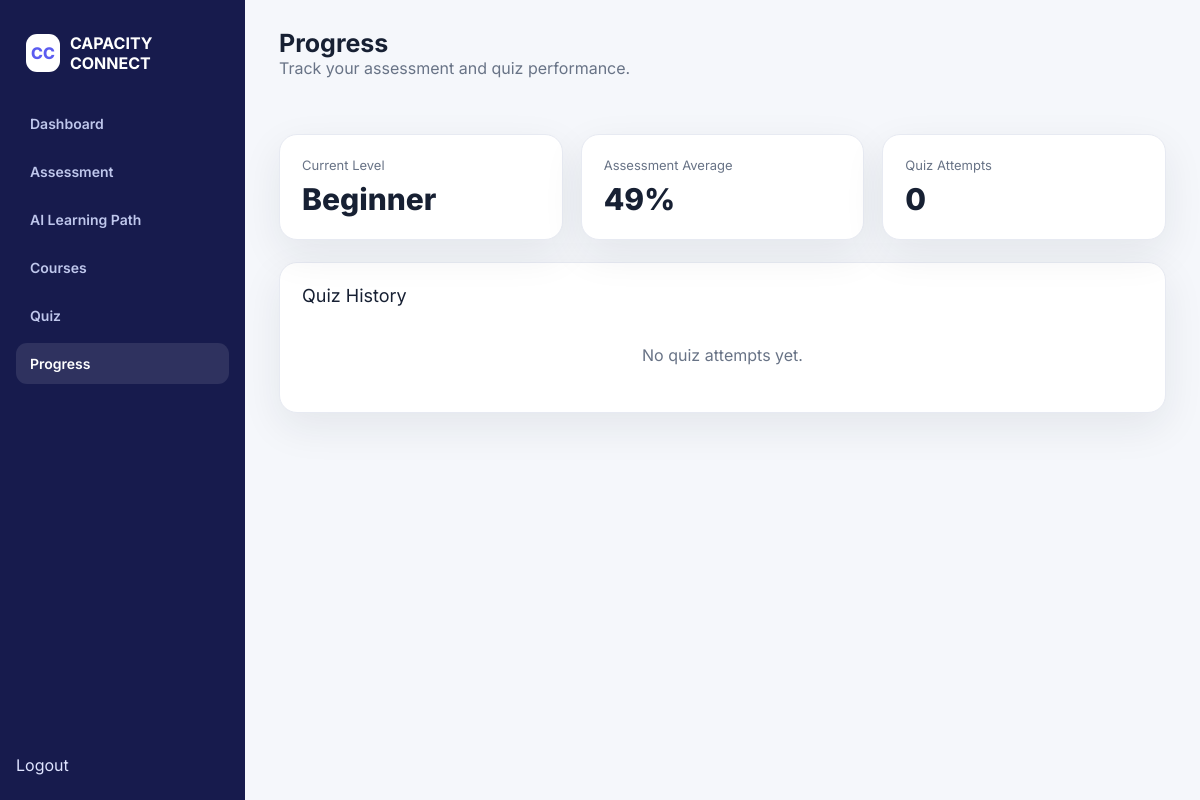
The page /progress (signed in) on the database as committed earlier.
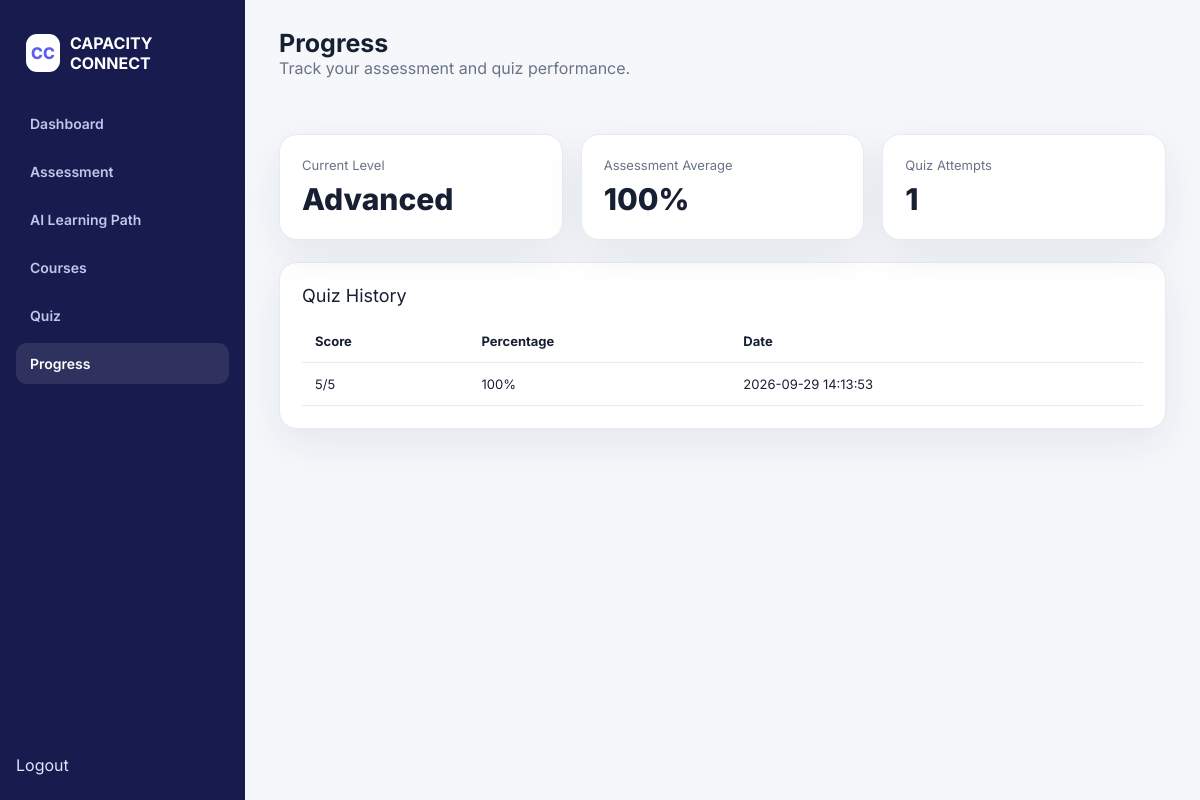
The same page on the database as committed later.
### tables this page shows
CREATE TABLE assessments (

            id INTEGER PRIMARY KEY AUTOINCREMENT,

            user_id INTEGER NOT NULL,

            python_score INTEGER,

            programming_score INTEGER,

            database_score INTEGER,

            web_score INTEGER,

            data_score INTEGER,

            average_score REAL,

            level TEXT,

            created_at TIMESTAMP DEFAULT CURRENT_TIMESTAMP,

            FOREIGN KEY(user_id)
                REFERENCES users(id)

        );

CREATE TABLE quiz_results (

            id INTEGER PRIMARY KEY AUTOINCREMENT,

            user_id INTEGER NOT NULL,

            score INTEGER,

            percentage REAL,

            created_at TIMESTAMP DEFAULT CURRENT_TIMESTAMP,

            FOREIGN KEY(user_id)
                REFERENCES users(id)

        );

### app.py (the view)
@app.route("/progress")
def progress():
    if "user_id" not in session:
        return redirect(url_for("login"))
    progress_data = get_user_progress(
        session["user_id"]
    )
    assessment_data = get_latest_assessment(
        session["user_id"]
    )
    return render_template(
        "progress.html",
        name=session.get("name"),
        progress=progress_data,
        assessment=assessment_data
    )

### models/database.py (called while the page is built)
def get_connection():
    connection = sqlite3.connect(
        DATABASE_PATH
    )
    connection.row_factory = sqlite3.Row
    return connection

def get_latest_assessment(user_id):
    connection = get_connection()
    cursor = connection.cursor()
    cursor.execute("""
        SELECT *
        FROM assessments

        WHERE user_id = ?

        ORDER BY created_at DESC

        LIMIT 1
    """, (user_id,))
    assessment = cursor.fetchone()
    connection.close()
    return assessment

def get_user_progress(user_id):
    connection = get_connection()
    cursor = connection.cursor()
    cursor.execute("""
        SELECT *
        FROM quiz_results

        WHERE user_id = ?

        ORDER BY created_at DESC
    """, (user_id,))
    progress = cursor.fetchall()
    connection.close()
    return progress

### templates/progress.html (shortened to what this page needs)
<!doctype html><html><head><meta charset="UTF-8"><meta name="viewport" content="width=device-width,initial-scale=1.0"><title>Progress | Capacity Connect</title><link rel="stylesheet" href="{{ url_for('static',filename='css/style.css') }}"></head><body><div class="app"><aside class="sidebar"><div class="side-brand"><span>CC</span><strong>CAPACITY CONNECT</strong></div><nav class="nav"><a class="" href="/dashboard"> Dashboard</a><a class="" href="/assessment"> Assessment</a><a class="" href="/learning-path"> AI Learning Path</a><a class="" href="/courses"> Courses</a><a class="" href="/quiz"> Quiz</a><a class="active" href="/progress"> Progress</a></nav><a class="nav logout" href="/logout"><span>Logout</span></a></aside><main class="main"><div class="topbar"><div><h1>Progress </h1><p class="subtitle">Track your assessment and quiz performance.</p></div></div><div class="grid"><div class="card"><div class="stat-label">Current Level</div><div class="stat-value">{{assessment['level'] if assessment else '—'}}</div></div><div class="card"><div class="stat-label">Assessment Average</div><div class="stat-value">{{'%.0f'|format(assessment['average_score']) if assessment else '—'}}%</div></div><div class="card"><div class="stat-label">Quiz Attempts</div><div class="stat-value">{{progress|length}}</div></div></div><div class="section card"><div class="section-title">Quiz History</div>{% if progress %}<table class="table"><tr><th>Score</th><th>Percentage</th><th>Date</th></tr>{% for item in progress %}<tr><td>{{item['score']}}/5</td><td>{{'%.0f'|format(item['percentage'])}}%</td><td>{{item['created_at']}}</td></tr>{% endfor %}</table>{% else %}<div class="empty">No quiz attempts yet.</div>{% endif %}</div></main></div></body></html>

### static/css/style.css (style rules this page uses)
* { box-sizing:border-box;margin:0;padding:0 }
:root { --bg:#f5f7fb;--card:#fff;--text:#172033;--muted:#687386;--primary:#5b5cf0;--primary2:#7c3aed;--border:#e7eaf2;--shadow:0 14px 40px rgba(31,41,55,.08) }
body { font-family:Inter,Arial,sans-serif;background:var(--bg);color:var(--text);min-height:100vh }
a { text-decoration:none;color:inherit }
.subtitle { color:var(--muted);margin-bottom:28px }
.app { display:flex;min-height:100vh }
.sidebar { width:245px;background:#171b4d;color:#dfe4ff;padding:25px 16px;position:fixed;inset:0 auto 0 0 }
.side-brand { display:flex;align-items:center;gap:10px;padding:8px 10px 30px;color:#fff;font-weight:800 }
.side-brand span { width:38px;height:38px;background:#fff;color:#5b5cf0;border-radius:11px;display:grid;place-items:center }
.nav { display:grid;gap:7px }
.nav a { padding:12px 14px;border-radius:11px;color:#bfc7ec;font-size:14px;font-weight:600 }
.nav a:hover,.nav a.active { background:rgba(255,255,255,.1);color:#fff }
.logout { position:absolute;bottom:25px;left:16px;right:16px }
.main { margin-left:245px;width:calc(100% - 245px);padding:28px 34px }
.topbar { display:flex;justify-content:space-between;align-items:center;margin-bottom:28px }
.topbar h1 { font-size:25px }
.grid { display:grid;grid-template-columns:repeat(3,1fr);gap:18px }
.card { background:#fff;border:1px solid var(--border);border-radius:18px;padding:22px;box-shadow:var(--shadow) }
.stat-label { color:var(--muted);font-size:13px }
.stat-value { font-size:30px;font-weight:800;margin-top:8px }
.section { margin-top:22px }
.section-title { font-size:18px;margin-bottom:14px }
.table { width:100%;border-collapse:collapse }
.table th,.table td { text-align:left;padding:13px;border-bottom:1px solid var(--border);font-size:13px }

Rows that differ between the two databases and show on the page:
no longer on this page (row unchanged): assessments: level "Beginner", average_score "49"
added assessments: level "Advanced", average_score "100"
added quiz_results: score "5", percentage "100", created_at "2026-09-29 14:13:53"
Other text that changed with them:
{{ progress|length }}: "0" → "1"
text no longer shown: "No quiz attempts yet."
text now shown: "Score Percentage Date"
